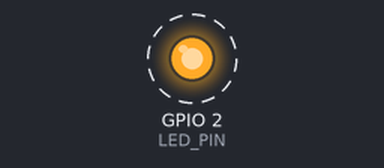
Simulated run of this sketch. Board: ESP32. Parts: output pins drawn as LEDs (lit = HIGH). Dashed ring = blinking. What the sketch prints to the serial monitor is not drawn.

Above: at 0.5 s.
Timing chart, 0 to 4.6 s (numbered marks = the images above):
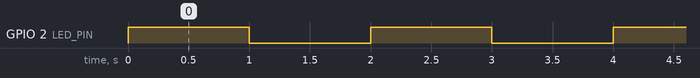

Measured:
- by itself, GPIO 2 (LED_PIN): alternates HIGH for 1.0 s and LOW for 1.0 s

The sketch:

sketch_mar2a.ino
```cpp
#define LED_PIN 2

void setup() {
  // Setup the pin as an output
  pinMode(LED_PIN, OUTPUT);
  // Start the serial monitor for debugging
  Serial.begin(115200);
  Serial.println("ESP32 Boot Successful! Starting Blink...");
}

void loop() {
  digitalWrite(LED_PIN, HIGH);  // Turn LED ON
  Serial.println("LED ON");
  delay(1000);                  // Wait 1 second

  digitalWrite(LED_PIN, LOW);   // Turn LED OFF
  Serial.println("LED OFF");
  delay(1000);                  // Wait 1 second
}
```

test2.ino
```cpp

```
